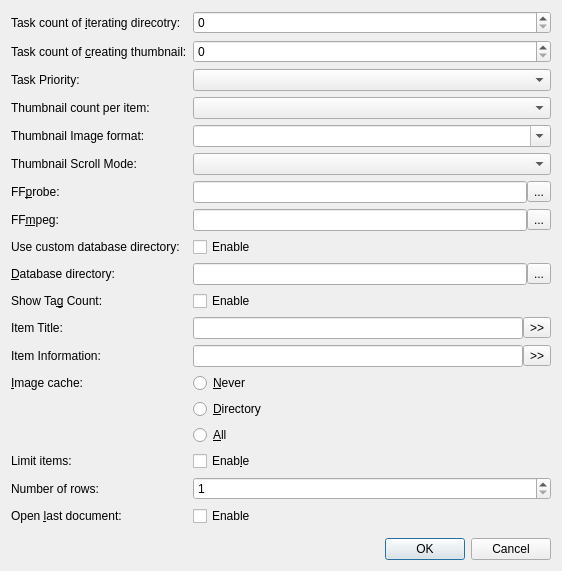
<?xml version="1.0" encoding="UTF-8"?>
<ui version="4.0">
 <class>Option</class>
 <widget class="QDialog" name="Option">
  <property name="geometry">
   <rect>
    <x>0</x>
    <y>0</y>
    <width>562</width>
    <height>533</height>
   </rect>
  </property>
  <property name="windowTitle">
   <string>Dialog</string>
  </property>
  <layout class="QFormLayout" name="formLayout">
   <item row="0" column="0">
    <widget class="QLabel" name="labelGetDir">
     <property name="text">
      <string>Task count of &amp;iterating direcotry:</string>
     </property>
     <property name="buddy">
      <cstring>spinBoxGetDir</cstring>
     </property>
    </widget>
   </item>
   <item row="0" column="1">
    <widget class="QSpinBox" name="spinBoxGetDir"/>
   </item>
   <item row="3" column="0">
    <widget class="QLabel" name="labelThumb">
     <property name="text">
      <string>Task count of &amp;creating thumbnail:</string>
     </property>
     <property name="buddy">
      <cstring>spinBoxThumb</cstring>
     </property>
    </widget>
   </item>
   <item row="3" column="1">
    <widget class="QSpinBox" name="spinBoxThumb"/>
   </item>
   <item row="15" column="0">
    <widget class="QLabel" name="label">
     <property name="text">
      <string>&amp;Image cache:</string>
     </property>
     <property name="buddy">
      <cstring>rbICNever</cstring>
     </property>
    </widget>
   </item>
   <item row="23" column="1">
    <widget class="QDialogButtonBox" name="buttonBox">
     <property name="orientation">
      <enum>Qt::Horizontal</enum>
     </property>
     <property name="standardButtons">
      <set>QDialogButtonBox::Cancel|QDialogButtonBox::Ok</set>
     </property>
    </widget>
   </item>
   <item row="21" column="1">
    <spacer name="verticalSpacer">
     <property name="orientation">
      <enum>Qt::Vertical</enum>
     </property>
     <property name="sizeHint" stdset="0">
      <size>
       <width>20</width>
       <height>40</height>
      </size>
     </property>
    </spacer>
   </item>
   <item row="15" column="1">
    <widget class="QRadioButton" name="rbICNever">
     <property name="text">
      <string>&amp;Never</string>
     </property>
    </widget>
   </item>
   <item row="16" column="1">
    <widget class="QRadioButton" name="rbICPerDirectory">
     <property name="text">
      <string>&amp;Directory</string>
     </property>
    </widget>
   </item>
   <item row="17" column="1">
    <widget class="QRadioButton" name="rbICAll">
     <property name="text">
      <string>&amp;All</string>
     </property>
    </widget>
   </item>
   <item row="11" column="0">
    <widget class="QLabel" name="labelDBDir">
     <property name="text">
      <string>&amp;Database directory:</string>
     </property>
     <property name="buddy">
      <cstring>lineDBDir</cstring>
     </property>
    </widget>
   </item>
   <item row="11" column="1">
    <layout class="QHBoxLayout" name="hlDatabaseDir">
     <property name="spacing">
      <number>0</number>
     </property>
     <item>
      <widget class="QLineEdit" name="lineDBDir"/>
     </item>
     <item>
      <widget class="QToolButton" name="tbDBDir">
       <property name="text">
        <string>...</string>
       </property>
      </widget>
     </item>
    </layout>
   </item>
   <item row="20" column="1">
    <widget class="QCheckBox" name="chkOpenLastDocument">
     <property name="text">
      <string>Enable</string>
     </property>
    </widget>
   </item>
   <item row="20" column="0">
    <widget class="QLabel" name="labelOpenLastDocument">
     <property name="text">
      <string>Open &amp;last document:</string>
     </property>
     <property name="buddy">
      <cstring>chkOpenLastDocument</cstring>
     </property>
    </widget>
   </item>
   <item row="8" column="0">
    <widget class="QLabel" name="labelffprobe">
     <property name="text">
      <string>FF&amp;probe:</string>
     </property>
     <property name="buddy">
      <cstring>lineffprobe</cstring>
     </property>
    </widget>
   </item>
   <item row="9" column="0">
    <widget class="QLabel" name="label_3">
     <property name="text">
      <string>FF&amp;mpeg:</string>
     </property>
     <property name="buddy">
      <cstring>lineffmpeg</cstring>
     </property>
    </widget>
   </item>
   <item row="8" column="1">
    <layout class="QHBoxLayout" name="hlffprobe">
     <property name="spacing">
      <number>0</number>
     </property>
     <item>
      <widget class="QLineEdit" name="lineffprobe">
       <property name="toolTip">
        <string>Keep empty to use default</string>
       </property>
      </widget>
     </item>
     <item>
      <widget class="QToolButton" name="tbffprobe">
       <property name="text">
        <string>...</string>
       </property>
      </widget>
     </item>
    </layout>
   </item>
   <item row="9" column="1">
    <layout class="QHBoxLayout" name="hlffmpeg">
     <property name="spacing">
      <number>0</number>
     </property>
     <item>
      <widget class="QLineEdit" name="lineffmpeg">
       <property name="toolTip">
        <string>Keep empty to use default</string>
       </property>
      </widget>
     </item>
     <item>
      <widget class="QToolButton" name="tbffmpeg">
       <property name="text">
        <string>...</string>
       </property>
      </widget>
     </item>
    </layout>
   </item>
   <item row="10" column="0">
    <widget class="QLabel" name="label_useCustomDatabase">
     <property name="text">
      <string>Use custom database directory:</string>
     </property>
     <property name="buddy">
      <cstring>chkUseCustomDatabaseDirectory</cstring>
     </property>
    </widget>
   </item>
   <item row="10" column="1">
    <widget class="QCheckBox" name="chkUseCustomDatabaseDirectory">
     <property name="text">
      <string>Enable</string>
     </property>
    </widget>
   </item>
   <item row="5" column="0">
    <widget class="QLabel" name="labelThumbCountPerItem">
     <property name="text">
      <string>Thumbnail count per item:</string>
     </property>
     <property name="buddy">
      <cstring>cmbThumbCount</cstring>
     </property>
    </widget>
   </item>
   <item row="5" column="1">
    <widget class="QComboBox" name="cmbThumbCount"/>
   </item>
   <item row="18" column="0">
    <widget class="QLabel" name="labelLimit">
     <property name="text">
      <string>Limit items:</string>
     </property>
     <property name="buddy">
      <cstring>chkLimitItems</cstring>
     </property>
    </widget>
   </item>
   <item row="18" column="1">
    <widget class="QCheckBox" name="chkLimitItems">
     <property name="text">
      <string>Enab&amp;le</string>
     </property>
    </widget>
   </item>
   <item row="19" column="0">
    <widget class="QLabel" name="labelNumberOfRows">
     <property name="text">
      <string>Number of rows:</string>
     </property>
     <property name="buddy">
      <cstring>spinNumberOfRows</cstring>
     </property>
    </widget>
   </item>
   <item row="19" column="1">
    <widget class="QSpinBox" name="spinNumberOfRows">
     <property name="minimum">
      <number>1</number>
     </property>
     <property name="maximum">
      <number>65535</number>
     </property>
    </widget>
   </item>
   <item row="13" column="0">
    <widget class="QLabel" name="labelInfoMain">
     <property name="text">
      <string>Item Title:</string>
     </property>
     <property name="buddy">
      <cstring>lineInfoMain</cstring>
     </property>
    </widget>
   </item>
   <item row="14" column="0">
    <widget class="QLabel" name="labelInfoSub">
     <property name="text">
      <string>Item Information:</string>
     </property>
     <property name="buddy">
      <cstring>lineInfoSub</cstring>
     </property>
    </widget>
   </item>
   <item row="13" column="1">
    <layout class="QHBoxLayout" name="hlInfoMain">
     <property name="spacing">
      <number>0</number>
     </property>
     <item>
      <widget class="QLineEdit" name="lineInfoMain"/>
     </item>
     <item>
      <widget class="QToolButton" name="tbInfoMain">
       <property name="text">
        <string>&gt;&gt;</string>
       </property>
      </widget>
     </item>
    </layout>
   </item>
   <item row="14" column="1">
    <layout class="QHBoxLayout" name="hlInfoSub">
     <property name="spacing">
      <number>0</number>
     </property>
     <item>
      <widget class="QLineEdit" name="lineInfoSub"/>
     </item>
     <item>
      <widget class="QToolButton" name="tbInfoSub">
       <property name="text">
        <string>&gt;&gt;</string>
       </property>
      </widget>
     </item>
    </layout>
   </item>
   <item row="4" column="0">
    <widget class="QLabel" name="labelTaskPriority">
     <property name="text">
      <string>Task Priority:</string>
     </property>
    </widget>
   </item>
   <item row="4" column="1">
    <widget class="QComboBox" name="cmbTaskPriority"/>
   </item>
   <item row="6" column="0">
    <widget class="QLabel" name="labelThumbImageFormat">
     <property name="text">
      <string>Thumbnail Image format:</string>
     </property>
     <property name="buddy">
      <cstring>cmbThumbImageFormat</cstring>
     </property>
    </widget>
   </item>
   <item row="6" column="1">
    <widget class="QComboBox" name="cmbThumbImageFormat">
     <property name="editable">
      <bool>true</bool>
     </property>
    </widget>
   </item>
   <item row="7" column="0">
    <widget class="QLabel" name="labelScrollMode">
     <property name="text">
      <string>Thumbnail Scroll Mode:</string>
     </property>
     <property name="buddy">
      <cstring>cmbScrollMode</cstring>
     </property>
    </widget>
   </item>
   <item row="7" column="1">
    <widget class="QComboBox" name="cmbScrollMode"/>
   </item>
   <item row="12" column="0">
    <widget class="QLabel" name="labelShowTagCount">
     <property name="text">
      <string>Show Ta&amp;g Count:</string>
     </property>
     <property name="buddy">
      <cstring>chkShowTagCount</cstring>
     </property>
    </widget>
   </item>
   <item row="12" column="1">
    <widget class="QCheckBox" name="chkShowTagCount">
     <property name="text">
      <string>Enable</string>
     </property>
    </widget>
   </item>
  </layout>
 </widget>
 <tabstops>
  <tabstop>spinBoxGetDir</tabstop>
  <tabstop>spinBoxThumb</tabstop>
  <tabstop>cmbTaskPriority</tabstop>
  <tabstop>cmbThumbCount</tabstop>
  <tabstop>cmbThumbImageFormat</tabstop>
  <tabstop>cmbScrollMode</tabstop>
  <tabstop>lineffprobe</tabstop>
  <tabstop>tbffprobe</tabstop>
  <tabstop>lineffmpeg</tabstop>
  <tabstop>tbffmpeg</tabstop>
  <tabstop>chkUseCustomDatabaseDirectory</tabstop>
  <tabstop>lineDBDir</tabstop>
  <tabstop>tbDBDir</tabstop>
  <tabstop>chkShowTagCount</tabstop>
  <tabstop>lineInfoMain</tabstop>
  <tabstop>tbInfoMain</tabstop>
  <tabstop>lineInfoSub</tabstop>
  <tabstop>tbInfoSub</tabstop>
  <tabstop>rbICNever</tabstop>
  <tabstop>rbICPerDirectory</tabstop>
  <tabstop>rbICAll</tabstop>
  <tabstop>chkLimitItems</tabstop>
  <tabstop>spinNumberOfRows</tabstop>
  <tabstop>chkOpenLastDocument</tabstop>
 </tabstops>
 <resources/>
 <connections>
  <connection>
   <sender>buttonBox</sender>
   <signal>accepted()</signal>
   <receiver>Option</receiver>
   <slot>accept()</slot>
   <hints>
    <hint type="sourcelabel">
     <x>552</x>
     <y>524</y>
    </hint>
    <hint type="destinationlabel">
     <x>157</x>
     <y>274</y>
    </hint>
   </hints>
  </connection>
  <connection>
   <sender>buttonBox</sender>
   <signal>rejected()</signal>
   <receiver>Option</receiver>
   <slot>reject()</slot>
   <hints>
    <hint type="sourcelabel">
     <x>552</x>
     <y>524</y>
    </hint>
    <hint type="destinationlabel">
     <x>286</x>
     <y>274</y>
    </hint>
   </hints>
  </connection>
 </connections>
</ui>
